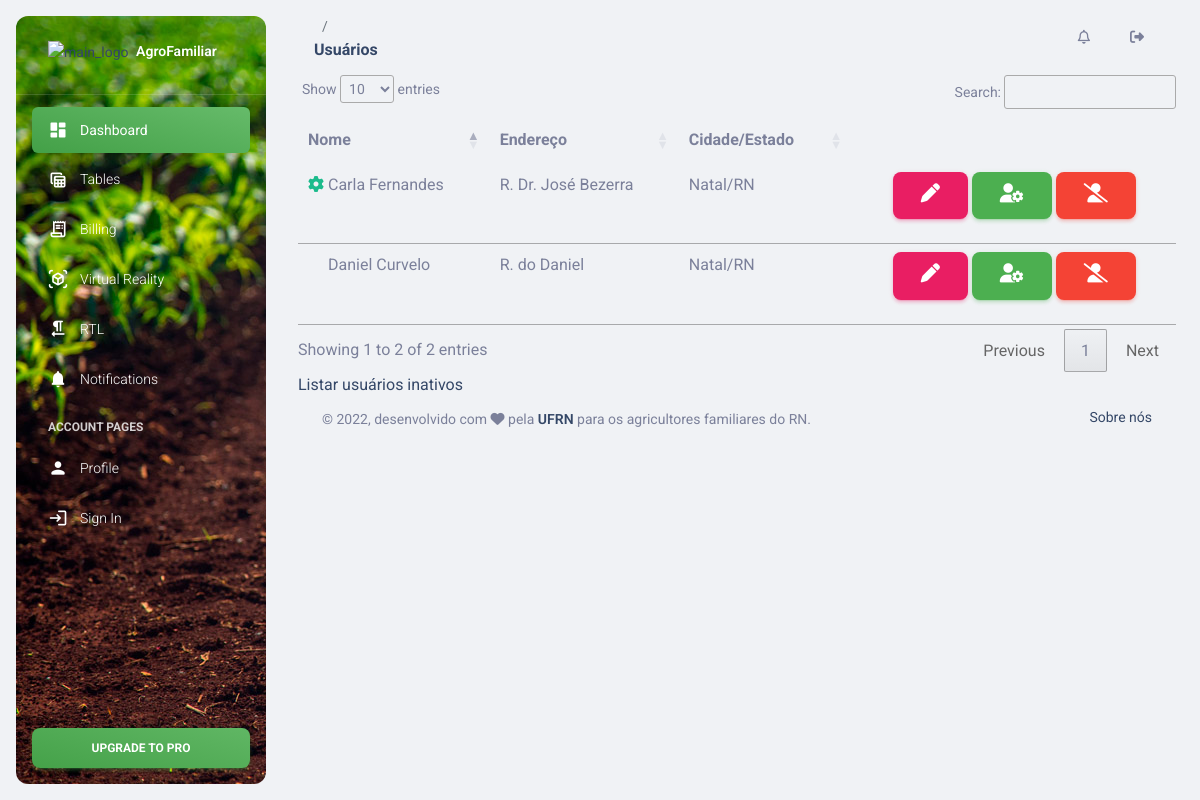
The app's page /usuario/listar/1, older data.
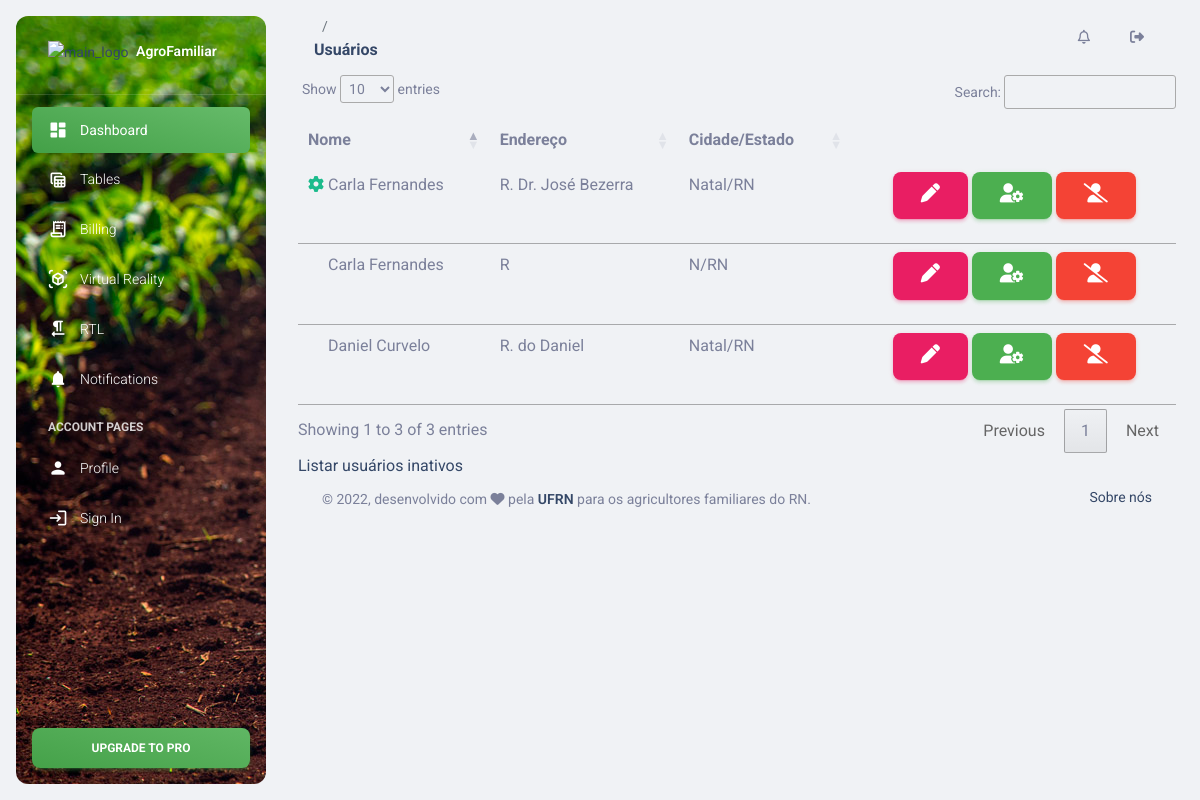
The same page, newer data.
### Usuario/models.py (models this page shows)
class Usuario(User):
    endereco = models.CharField(max_length=100, verbose_name='Endereço')
    cidade = models.CharField(max_length=100, verbose_name='Cidade')
    estado = models.CharField(max_length=100, verbose_name='Estado')
    def __str__(self):
        return self.first_name + " " + self.last_name
    class Meta:
        ordering = ['first_name', 'last_name']
        verbose_name = "Usuário"
        verbose_name_plural = "Usuários"

### Usuario/views.py (the view)
# urls.py: path('listar/<int:ativo>', views.listar, name='listar'),
def listar (request, ativo):
    lista_usuarios = Usuario.objects.filter(is_active=ativo)
    informacoes = {
        'lista_usuarios': lista_usuarios,
        'ativo': ativo
    }
    return render(request, "Usuario/listar.html", informacoes)

### Templates/Usuario/listar.html (shortened to what this page needs)
{% extends "Base/base.html" %}
{% block titulo %}
    Usuários
{% endblock %}
{% block conteudo %}
<table id="tabela_usuario" class="table" cellspacing="0" width="100%">
    <thead>
      <tr>
        <th class="th-sm">Nome</th>
        <th class="th-sm">Endereço</th>
        <th class="th-sm">Cidade/Estado</th>
        <th class="th-sm"></th>
      </tr>
    </thead>
    <tbody>
        {% for usuario in lista_usuarios %}
            <tr id="usuario_{{usuario.pk}}">
                <td>
                  {% if usuario.is_superuser %}
                    <i id="superuser_{{usuario.pk}}" class="fa-solid fa-gear" style="color:#1cbb8c" title="Administrador"></i>
                  {% else %}
                    <i id="superuser_{{usuario.pk}}" class="fa-solid fa-gear" style="color:#1cbb8c; visibility:hidden" title="Administrador"></i>
                  {% endif %}
                  {{usuario}}
                </td>
                <td>{{usuario.endereco}}</td>
                <td>{{usuario.cidade}}/{{usuario.estado}}</td>
                <td align="center">
                  {% if ativo %}
                    <button type="submit" class="btn btn-primary btn-circle btn-lg" title="Editar" >
                      <i class="fa-solid fa-pen"></i>
                    </button>
                    <button type="submit" class="btn btn-success btn-circle btn-lg" title="Tornar admin" onclick="mudar_status_admin({{usuario.pk}})">
                      <i class="fa-solid fa-user-gear"></i>
                    </button>
                    <button type="submit" class="btn btn-danger btn-circle btn-lg" title="Desabilitar" onclick="mudar_status({{usuario.pk}})">
                      <i class="fa-solid fa-user-slash"></i>
                    </button>
                  {% else %}
                    <button type="submit" class="btn btn-success btn-circle btn-lg" title="Habilitar usuário" onclick="mudar_status({{usuario.pk}})">
                      <i class="fa-solid fa-user"></i>
                    </button>
                  {% endif %}
                </td>
            </tr>
        {% endfor %}
    </tbody>
  </table>
  {% if ativo %}
    <a href="{% url 'usuario:listar' ativo=0 %}">Listar usuários inativos</a>
  {% else %}
  <a href="{% url 'usuario:listar' ativo=1 %}">Listar usuários ativos</a>
  {% endif %}
{% endblock %}

Row changes from the older to the newer data that the page shows:
added Usuario: last_name "Carla Fernandes", endereco "R", cidade "N", estado "RN"
Text that changed along with them:
text written by a page script: "Show entries Search: Showing 1 to 2 of 2 entries Previous 1 Next" → "Show entries Search: Showing 1 to 3 of 3 entries Previous 1 Next"
